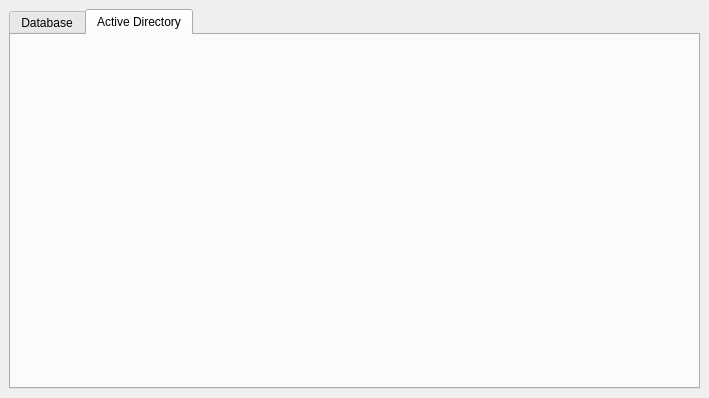
<?xml version="1.0" encoding="UTF-8"?>
<ui version="4.0">
 <class>UserManagerMainWindowUI</class>
 <widget class="QMainWindow" name="UserManagerMainWindowUI">
  <property name="geometry">
   <rect>
    <x>0</x>
    <y>0</y>
    <width>709</width>
    <height>398</height>
   </rect>
  </property>
  <property name="windowTitle">
   <string>User Manager</string>
  </property>
  <widget class="QWidget" name="centralwidget">
   <layout class="QGridLayout" name="gridLayout_3">
    <item row="0" column="0">
     <widget class="QTabWidget" name="tabWidget">
      <property name="currentIndex">
       <number>1</number>
      </property>
      <widget class="QWidget" name="tabDB">
       <attribute name="title">
        <string>Database</string>
       </attribute>
       <layout class="QGridLayout" name="gridLayout">
        <item row="0" column="0">
         <widget class="QGroupBox" name="userListGroupBox">
          <property name="title">
           <string>User List</string>
          </property>
          <layout class="QGridLayout" name="gridLayout_6">
           <item row="1" column="3">
            <widget class="QLineEdit" name="userNameLineEdit">
             <property name="toolTip">
              <string>User Name</string>
             </property>
             <property name="statusTip">
              <string/>
             </property>
             <property name="whatsThis">
              <string>User Name</string>
             </property>
             <property name="text">
              <string notr="true">Name</string>
             </property>
            </widget>
           </item>
           <item row="1" column="6">
            <widget class="QToolButton" name="queryToolButton">
             <property name="toolTip">
              <string>Query</string>
             </property>
             <property name="whatsThis">
              <string>Query</string>
             </property>
             <property name="text">
              <string>Query</string>
             </property>
             <property name="icon">
              <iconset resource="usermanager.qrc">
               <normaloff>:/resources/images/find.png</normaloff>:/resources/images/find.png</iconset>
             </property>
             <property name="shortcut">
              <string>Ctrl+Return</string>
             </property>
             <property name="autoRaise">
              <bool>true</bool>
             </property>
            </widget>
           </item>
           <item row="1" column="5">
            <widget class="QLineEdit" name="userPSWDLineEdit">
             <property name="statusTip">
              <string/>
             </property>
             <property name="whatsThis">
              <string>User Password</string>
             </property>
             <property name="text">
              <string notr="true">Password</string>
             </property>
             <property name="readOnly">
              <bool>true</bool>
             </property>
            </widget>
           </item>
           <item row="1" column="7">
            <widget class="QToolButton" name="addUserToolButton">
             <property name="enabled">
              <bool>false</bool>
             </property>
             <property name="toolTip">
              <string>Add New User</string>
             </property>
             <property name="whatsThis">
              <string>Add New User</string>
             </property>
             <property name="text">
              <string>Add</string>
             </property>
             <property name="icon">
              <iconset resource="usermanager.qrc">
               <normaloff>:/resources/images/user.png</normaloff>:/resources/images/user.png</iconset>
             </property>
             <property name="shortcut">
              <string>F9</string>
             </property>
             <property name="autoRaise">
              <bool>true</bool>
             </property>
            </widget>
           </item>
           <item row="0" column="0" colspan="8">
            <widget class="QTableView" name="userListTableView">
             <property name="contextMenuPolicy">
              <enum>Qt::CustomContextMenu</enum>
             </property>
             <property name="toolTip">
              <string>User List</string>
             </property>
             <property name="statusTip">
              <string/>
             </property>
             <property name="whatsThis">
              <string>User List</string>
             </property>
             <property name="selectionMode">
              <enum>QAbstractItemView::SingleSelection</enum>
             </property>
             <property name="selectionBehavior">
              <enum>QAbstractItemView::SelectRows</enum>
             </property>
             <property name="sortingEnabled">
              <bool>false</bool>
             </property>
             <property name="wordWrap">
              <bool>true</bool>
             </property>
             <attribute name="horizontalHeaderCascadingSectionResizes">
              <bool>false</bool>
             </attribute>
             <attribute name="horizontalHeaderStretchLastSection">
              <bool>true</bool>
             </attribute>
            </widget>
           </item>
           <item row="1" column="2">
            <widget class="QComboBox" name="userDeptComboBox">
             <property name="sizePolicy">
              <sizepolicy hsizetype="Expanding" vsizetype="Fixed">
               <horstretch>0</horstretch>
               <verstretch>0</verstretch>
              </sizepolicy>
             </property>
             <property name="toolTip">
              <string>Department</string>
             </property>
             <property name="statusTip">
              <string/>
             </property>
             <property name="whatsThis">
              <string>Department</string>
             </property>
             <item>
              <property name="text">
               <string notr="true"/>
              </property>
             </item>
             <item>
              <property name="text">
               <string notr="true">Account</string>
              </property>
             </item>
             <item>
              <property name="text">
               <string notr="true">AdminDept</string>
              </property>
             </item>
             <item>
              <property name="text">
               <string notr="true">Cost</string>
              </property>
             </item>
             <item>
              <property name="text">
               <string notr="true">Custom</string>
              </property>
             </item>
             <item>
              <property name="text">
               <string notr="true">GMO</string>
              </property>
             </item>
             <item>
              <property name="text">
               <string notr="true">HR</string>
              </property>
             </item>
             <item>
              <property name="text">
               <string notr="true">Marker</string>
              </property>
             </item>
             <item>
              <property name="text">
               <string>MIS</string>
              </property>
             </item>
             <item>
              <property name="text">
               <string notr="true">PDS</string>
              </property>
             </item>
             <item>
              <property name="text">
               <string notr="true">PG</string>
              </property>
             </item>
             <item>
              <property name="text">
               <string notr="true">Plan</string>
              </property>
             </item>
             <item>
              <property name="text">
               <string notr="true">PMC</string>
              </property>
             </item>
             <item>
              <property name="text">
               <string notr="true">Purchase</string>
              </property>
             </item>
             <item>
              <property name="text">
               <string notr="true">QC</string>
              </property>
             </item>
             <item>
              <property name="text">
               <string notr="true">Retail</string>
              </property>
             </item>
             <item>
              <property name="text">
               <string notr="true">Sales</string>
              </property>
             </item>
             <item>
              <property name="text">
               <string notr="true">Sample</string>
              </property>
             </item>
             <item>
              <property name="text">
               <string notr="true">Secretary</string>
              </property>
             </item>
             <item>
              <property name="text">
               <string notr="true">Ship</string>
              </property>
             </item>
             <item>
              <property name="text">
               <string notr="true">Shop</string>
              </property>
             </item>
             <item>
              <property name="text">
               <string notr="true">WHouse</string>
              </property>
             </item>
            </widget>
           </item>
           <item row="1" column="1">
            <widget class="QComboBox" name="userIDComboBox">
             <property name="sizePolicy">
              <sizepolicy hsizetype="Expanding" vsizetype="Fixed">
               <horstretch>0</horstretch>
               <verstretch>0</verstretch>
              </sizepolicy>
             </property>
             <property name="toolTip">
              <string>User ID</string>
             </property>
             <property name="whatsThis">
              <string>User ID</string>
             </property>
             <property name="editable">
              <bool>true</bool>
             </property>
            </widget>
           </item>
          </layout>
         </widget>
        </item>
       </layout>
      </widget>
      <widget class="HEHUI::ADUserInfoWidget" name="tabAD">
       <attribute name="title">
        <string>Active Directory</string>
       </attribute>
      </widget>
     </widget>
    </item>
   </layout>
  </widget>
  <action name="actionExport">
   <property name="enabled">
    <bool>false</bool>
   </property>
   <property name="text">
    <string>Export</string>
   </property>
   <property name="toolTip">
    <string>Export Query Result</string>
   </property>
  </action>
  <action name="actionEdit">
   <property name="enabled">
    <bool>false</bool>
   </property>
   <property name="text">
    <string>Edit</string>
   </property>
   <property name="toolTip">
    <string>Edit User Info</string>
   </property>
  </action>
  <action name="actionPrint">
   <property name="enabled">
    <bool>false</bool>
   </property>
   <property name="text">
    <string>Print</string>
   </property>
   <property name="toolTip">
    <string>Print Query Result</string>
   </property>
  </action>
  <action name="actionAutoLogon">
   <property name="enabled">
    <bool>false</bool>
   </property>
   <property name="text">
    <string>Auto Logon</string>
   </property>
   <property name="toolTip">
    <string>Auto Logon</string>
   </property>
  </action>
  <action name="actionCreateEmailAccount">
   <property name="text">
    <string>Create Email Account</string>
   </property>
   <property name="toolTip">
    <string>Create Email Account</string>
   </property>
  </action>
 </widget>
 <customwidgets>
  <customwidget>
   <class>HEHUI::ADUserInfoWidget</class>
   <extends>QWidget</extends>
   <header>aduserinfo/aduserinfowidget.h</header>
   <container>1</container>
  </customwidget>
 </customwidgets>
 <tabstops>
  <tabstop>userIDComboBox</tabstop>
  <tabstop>userDeptComboBox</tabstop>
  <tabstop>userNameLineEdit</tabstop>
  <tabstop>userPSWDLineEdit</tabstop>
  <tabstop>userListTableView</tabstop>
  <tabstop>queryToolButton</tabstop>
  <tabstop>addUserToolButton</tabstop>
 </tabstops>
 <resources>
  <include location="usermanager.qrc"/>
 </resources>
 <connections/>
</ui>
